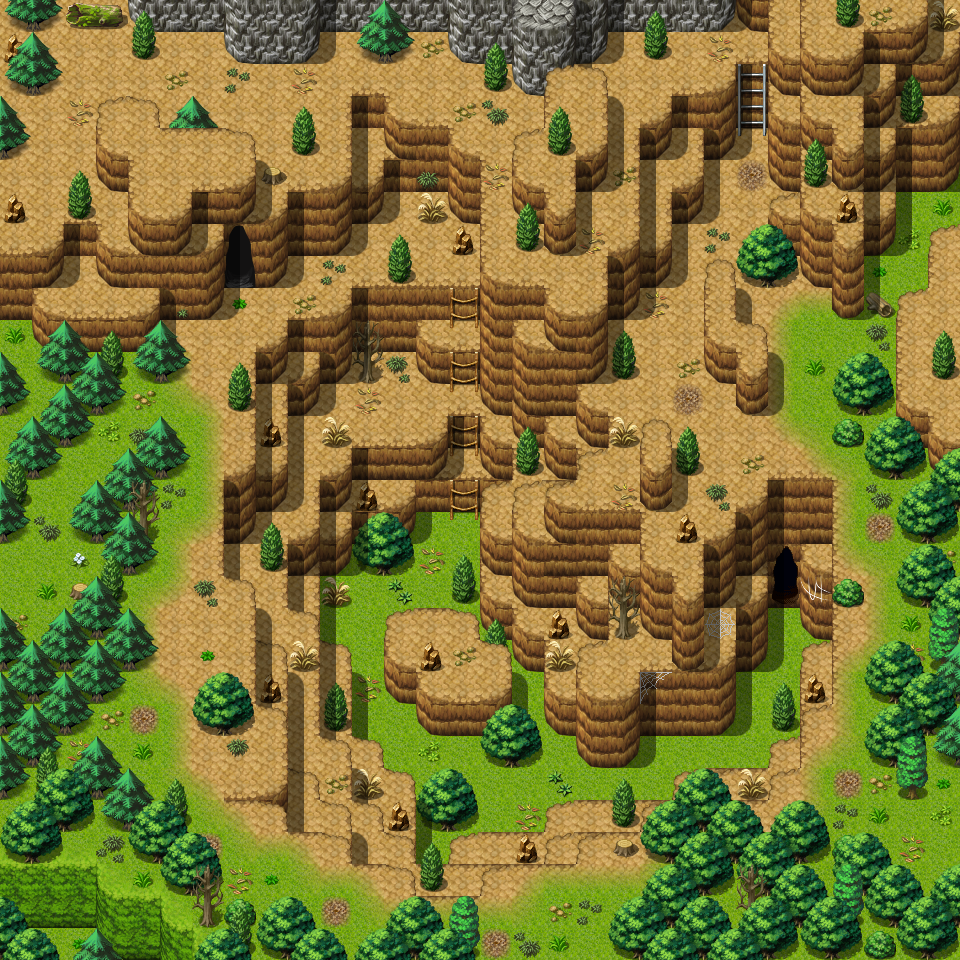

Below is a game level as drawn by its tile map, then a one-line description and the .tmx that defines it (tile-layer data replaced by summaries):
An orthogonal 30x30 tile map with 32x32 px tiles, 3 tile layers (Ground, Objects, Above), 3 hidden layers not drawn, 62 tilesets and 42 objects (22x spawn, 10x mapchange, 6x script, 2x key, 2x replace).

<map version="1.8" tiledversion="1.8.4" orientation="orthogonal" renderorder="right-down" width="30" height="30" tilewidth="32" tileheight="32" infinite="0" nextlayerid="11" nextobjectid="43">
 <properties>
  <property name="outdoors" value="1" />
 </properties>
 <tileset firstgid="1" name="map_bed_1" tilewidth="32" tileheight="32" tilecount="128" columns="16">
  <image source="../drawable/map_bed_1.png" width="512" height="256" />
 </tileset>
 <tileset firstgid="129" name="map_border_1" tilewidth="32" tileheight="32" tilecount="128" columns="16">
  <image source="../drawable/map_border_1.png" width="512" height="256" />
 </tileset>
 <tileset firstgid="257" name="map_bridge_1" tilewidth="32" tileheight="32" tilecount="128" columns="16">
  <image source="../drawable/map_bridge_1.png" width="512" height="256" />
 </tileset>
 <tileset firstgid="385" name="map_bridge_2" tilewidth="32" tileheight="32" tilecount="128" columns="16">
  <image source="../drawable/map_bridge_2.png" width="512" height="256" />
 </tileset>
 <tileset firstgid="513" name="map_broken_1" tilewidth="32" tileheight="32" tilecount="128" columns="16">
  <image source="../drawable/map_broken_1.png" width="512" height="256" />
 </tileset>
 <tileset firstgid="641" name="map_cavewall_1" tilewidth="32" tileheight="32" tilecount="108" columns="18">
  <image source="../drawable/map_cavewall_1.png" width="576" height="192" />
 </tileset>
 <tileset firstgid="749" name="map_cavewall_2" tilewidth="32" tileheight="32" tilecount="108" columns="18">
  <image source="../drawable/map_cavewall_2.png" width="576" height="192" />
 </tileset>
 <tileset firstgid="857" name="map_cavewall_3" tilewidth="32" tileheight="32" tilecount="108" columns="18">
  <image source="../drawable/map_cavewall_3.png" width="576" height="192" />
 </tileset>
 <tileset firstgid="965" name="map_cavewall_4" tilewidth="32" tileheight="32" tilecount="108" columns="18">
  <image source="../drawable/map_cavewall_4.png" width="576" height="192" />
 </tileset>
 <tileset firstgid="1073" name="map_cavewall_5" tilewidth="32" tileheight="32" tilecount="72" columns="12">
  <image source="../drawable/map_cavewall_5.png" width="384" height="192" />
 </tileset>
 <tileset firstgid="1145" name="map_cavewall_6" tilewidth="32" tileheight="32" tilecount="108" columns="18">
  <image source="../drawable/map_cavewall_6.png" width="576" height="192" />
 </tileset>
 <tileset firstgid="1253" name="map_chair_table_1" tilewidth="32" tileheight="32" tilecount="128" columns="16">
  <image source="../drawable/map_chair_table_1.png" width="512" height="256" />
 </tileset>
 <tileset firstgid="1381" name="map_chair_table_2" tilewidth="32" tileheight="32" tilecount="128" columns="16">
  <image source="../drawable/map_chair_table_2.png" width="512" height="256" />
 </tileset>
 <tileset firstgid="1509" name="map_crate_1" tilewidth="32" tileheight="32" tilecount="128" columns="16">
  <image source="../drawable/map_crate_1.png" width="512" height="256" />
 </tileset>
 <tileset firstgid="1637" name="map_cupboard_1" tilewidth="32" tileheight="32" tilecount="128" columns="16">
  <image source="../drawable/map_cupboard_1.png" width="512" height="256" />
 </tileset>
 <tileset firstgid="1765" name="map_curtain_1" tilewidth="32" tileheight="32" tilecount="128" columns="16">
  <image source="../drawable/map_curtain_1.png" width="512" height="256" />
 </tileset>
 <tileset firstgid="1893" name="map_entrance_1" tilewidth="32" tileheight="32" tilecount="128" columns="16">
  <image source="../drawable/map_entrance_1.png" width="512" height="256" />
 </tileset>
 <tileset firstgid="2021" name="map_entrance_2" tilewidth="32" tileheight="32" tilecount="128" columns="16">
  <image source="../drawable/map_entrance_2.png" width="512" height="256" />
 </tileset>
 <tileset firstgid="2149" name="map_fence_1" tilewidth="32" tileheight="32" tilecount="128" columns="16">
  <image source="../drawable/map_fence_1.png" width="512" height="256" />
 </tileset>
 <tileset firstgid="2277" name="map_fence_2" tilewidth="32" tileheight="32" tilecount="128" columns="16">
  <image source="../drawable/map_fence_2.png" width="512" height="256" />
 </tileset>
 <tileset firstgid="2405" name="map_fence_3" tilewidth="32" tileheight="32" tilecount="128" columns="16">
  <image source="../drawable/map_fence_3.png" width="512" height="256" />
 </tileset>
 <tileset firstgid="2533" name="map_fence_4" tilewidth="32" tileheight="32" tilecount="128" columns="16">
  <image source="../drawable/map_fence_4.png" width="512" height="256" />
 </tileset>
 <tileset firstgid="2661" name="map_ground_1" tilewidth="32" tileheight="32" tilecount="128" columns="16">
  <image source="../drawable/map_ground_1.png" width="512" height="256" />
 </tileset>
 <tileset firstgid="2789" name="map_ground_2" tilewidth="32" tileheight="32" tilecount="128" columns="16">
  <image source="../drawable/map_ground_2.png" width="512" height="256" />
 </tileset>
 <tileset firstgid="2917" name="map_ground_3" tilewidth="32" tileheight="32" tilecount="128" columns="16">
  <image source="../drawable/map_ground_3.png" width="512" height="256" />
 </tileset>
 <tileset firstgid="3045" name="map_ground_4" tilewidth="32" tileheight="32" tilecount="128" columns="16">
  <image source="../drawable/map_ground_4.png" width="512" height="256" />
 </tileset>
 <tileset firstgid="3173" name="map_ground_5" tilewidth="32" tileheight="32" tilecount="128" columns="16">
  <image source="../drawable/map_ground_5.png" width="512" height="256" />
 </tileset>
 <tileset firstgid="3301" name="map_ground_6" tilewidth="32" tileheight="32" tilecount="128" columns="16">
  <image source="../drawable/map_ground_6.png" width="512" height="256" />
 </tileset>
 <tileset firstgid="3429" name="map_ground_7" tilewidth="32" tileheight="32" tilecount="128" columns="16">
  <image source="../drawable/map_ground_7.png" width="512" height="256" />
 </tileset>
 <tileset firstgid="3557" name="map_ground_8" tilewidth="32" tileheight="32" tilecount="128" columns="16">
  <image source="../drawable/map_ground_8.png" width="512" height="256" />
 </tileset>
 <tileset firstgid="3685" name="map_house_1" tilewidth="32" tileheight="32" tilecount="128" columns="16">
  <image source="../drawable/map_house_1.png" width="512" height="256" />
 </tileset>
 <tileset firstgid="3813" name="map_house_2" tilewidth="32" tileheight="32" tilecount="128" columns="16">
  <image source="../drawable/map_house_2.png" width="512" height="256" />
 </tileset>
 <tileset firstgid="3941" name="map_indoor_1" tilewidth="32" tileheight="32" tilecount="128" columns="16">
  <image source="../drawable/map_indoor_1.png" width="512" height="256" />
 </tileset>
 <tileset firstgid="4069" name="map_indoor_2" tilewidth="32" tileheight="32" tilecount="128" columns="16">
  <image source="../drawable/map_indoor_2.png" width="512" height="256" />
 </tileset>
 <tileset firstgid="4197" name="map_kitchen_1" tilewidth="32" tileheight="32" tilecount="128" columns="16">
  <image source="../drawable/map_kitchen_1.png" width="512" height="256" />
 </tileset>
 <tileset firstgid="4325" name="map_outdoor_1" tilewidth="32" tileheight="32" tilecount="128" columns="16">
  <image source="../drawable/map_outdoor_1.png" width="512" height="256" />
 </tileset>
 <tileset firstgid="4453" name="map_pillar_1" tilewidth="32" tileheight="32" tilecount="128" columns="16">
  <image source="../drawable/map_pillar_1.png" width="512" height="256" />
 </tileset>
 <tileset firstgid="4581" name="map_pillar_2" tilewidth="32" tileheight="32" tilecount="128" columns="16">
  <image source="../drawable/map_pillar_2.png" width="512" height="256" />
 </tileset>
 <tileset firstgid="4709" name="map_plant_1" tilewidth="32" tileheight="32" tilecount="128" columns="16">
  <image source="../drawable/map_plant_1.png" width="512" height="256" />
 </tileset>
 <tileset firstgid="4837" name="map_plant_2" tilewidth="32" tileheight="32" tilecount="128" columns="16">
  <image source="../drawable/map_plant_2.png" width="512" height="256" />
 </tileset>
 <tileset firstgid="4965" name="map_rock_1" tilewidth="32" tileheight="32" tilecount="128" columns="16">
  <image source="../drawable/map_rock_1.png" width="512" height="256" />
 </tileset>
 <tileset firstgid="5093" name="map_rock_2" tilewidth="32" tileheight="32" tilecount="128" columns="16">
  <image source="../drawable/map_rock_2.png" width="512" height="256" />
 </tileset>
 <tileset firstgid="5221" name="map_roof_1" tilewidth="32" tileheight="32" tilecount="128" columns="16">
  <image source="../drawable/map_roof_1.png" width="512" height="256" />
 </tileset>
 <tileset firstgid="5349" name="map_roof_2" tilewidth="32" tileheight="32" tilecount="128" columns="16">
  <image source="../drawable/map_roof_2.png" width="512" height="256" />
 </tileset>
 <tileset firstgid="5477" name="map_roof_3" tilewidth="32" tileheight="32" tilecount="128" columns="16">
  <image source="../drawable/map_roof_3.png" width="512" height="256" />
 </tileset>
 <tileset firstgid="5605" name="map_shop_1" tilewidth="32" tileheight="32" tilecount="128" columns="16">
  <image source="../drawable/map_shop_1.png" width="512" height="256" />
 </tileset>
 <tileset firstgid="5733" name="map_sign_ladder_1" tilewidth="32" tileheight="32" tilecount="128" columns="16">
  <image source="../drawable/map_sign_ladder_1.png" width="512" height="256" />
 </tileset>
 <tileset firstgid="5861" name="map_table_1" tilewidth="32" tileheight="32" tilecount="128" columns="16">
  <image source="../drawable/map_table_1.png" width="512" height="256" />
 </tileset>
 <tileset firstgid="5989" name="map_trail_1" tilewidth="32" tileheight="32" tilecount="128" columns="16">
  <image source="../drawable/map_trail_1.png" width="512" height="256" />
 </tileset>
 <tileset firstgid="6117" name="map_transition_1" tilewidth="32" tileheight="32" tilecount="128" columns="16">
  <image source="../drawable/map_transition_1.png" width="512" height="256" />
 </tileset>
 <tileset firstgid="6245" name="map_transition_2" tilewidth="32" tileheight="32" tilecount="128" columns="16">
  <image source="../drawable/map_transition_2.png" width="512" height="256" />
 </tileset>
 <tileset firstgid="6373" name="map_transition_3" tilewidth="32" tileheight="32" tilecount="128" columns="16">
  <image source="../drawable/map_transition_3.png" width="512" height="256" />
 </tileset>
 <tileset firstgid="6501" name="map_transition_4" tilewidth="32" tileheight="32" tilecount="128" columns="16">
  <image source="../drawable/map_transition_4.png" width="512" height="256" />
 </tileset>
 <tileset firstgid="6629" name="map_transition_5" tilewidth="32" tileheight="32" tilecount="128" columns="16">
  <image source="../drawable/map_transition_5.png" width="512" height="256" />
 </tileset>
 <tileset firstgid="6757" name="map_tree_1" tilewidth="32" tileheight="32" tilecount="128" columns="16">
  <image source="../drawable/map_tree_1.png" width="512" height="256" />
 </tileset>
 <tileset firstgid="6885" name="map_tree_2" tilewidth="32" tileheight="32" tilecount="128" columns="16">
  <image source="../drawable/map_tree_2.png" width="512" height="256" />
 </tileset>
 <tileset firstgid="7013" name="map_wall_1" tilewidth="32" tileheight="32" tilecount="128" columns="16">
  <image source="../drawable/map_wall_1.png" width="512" height="256" />
 </tileset>
 <tileset firstgid="7141" name="map_wall_2" tilewidth="32" tileheight="32" tilecount="120" columns="15">
  <image source="../drawable/map_wall_2.png" width="480" height="256" />
 </tileset>
 <tileset firstgid="7261" name="map_wall_3" tilewidth="32" tileheight="32" tilecount="120" columns="15">
  <image source="../drawable/map_wall_3.png" width="480" height="256" />
 </tileset>
 <tileset firstgid="7381" name="map_wall_4" tilewidth="32" tileheight="32" tilecount="120" columns="15">
  <image source="../drawable/map_wall_4.png" width="480" height="256" />
 </tileset>
 <tileset firstgid="7501" name="map_window_1" tilewidth="32" tileheight="32" tilecount="128" columns="16">
  <image source="../drawable/map_window_1.png" width="512" height="256" />
 </tileset>
 <tileset firstgid="7629" name="map_window_2" tilewidth="32" tileheight="32" tilecount="128" columns="16">
  <image source="../drawable/map_window_2.png" width="512" height="256" />
 </tileset>
 <layer id="1" name="Ground" width="30" height="30">
  <data>[900 cells, 900 non-empty, 28 distinct tile ids]</data>
 </layer>
 <layer id="2" name="Objects" width="30" height="30">
  <data>[900 cells, 459 non-empty, 68 distinct tile ids]</data>
 </layer>
 <layer id="3" name="Above" width="30" height="30">
  <data>[900 cells, 316 non-empty, 20 distinct tile ids]</data>
 </layer>
 <layer id="4" name="Walkable" width="30" height="30" visible="0">
  <data>[900 cells, 592 non-empty, 1 distinct tile ids]</data>
 </layer>
 <layer id="5" name="Walkable0" width="30" height="30" visible="0">
  <data>[900 cells, 590 non-empty, 1 distinct tile ids]</data>
 </layer>
 <layer id="6" name="Walkable1" width="30" height="30" visible="0">
  <data>[900 cells, 590 non-empty, 1 distinct tile ids]</data>
 </layer>
 <objectgroup id="7" name="Mapevents">
  <object id="1" name="west1" type="mapchange" x="0" y="96" width="32" height="32">
   <properties>
    <property name="map" value="moesforest_11" />
    <property name="place" value="east1" />
   </properties>
  </object>
  <object id="2" name="west2" type="mapchange" x="0" y="160" width="32" height="32">
   <properties>
    <property name="map" value="moesforest_11" />
    <property name="place" value="east2" />
   </properties>
  </object>
  <object id="3" name="south" type="mapchange" x="480" y="928" width="128" height="32">
   <properties>
    <property name="map" value="moesforest_16" />
    <property name="place" value="north" />
   </properties>
  </object>
  <object id="4" name="east" type="mapchange" x="928" y="768" width="32" height="128">
   <properties>
    <property name="map" value="moesforest_18" />
    <property name="place" value="west1" />
   </properties>
  </object>
  <object id="5" name="cave" type="mapchange" x="768" y="576" width="32" height="32">
   <properties>
    <property name="map" value="moesforest_17_cave_1" />
    <property name="place" value="exit" />
   </properties>
  </object>
  <object id="6" name="west3" type="mapchange" x="0" y="224" width="32" height="32">
   <properties>
    <property name="map" value="moesforest_11" />
    <property name="place" value="east3" />
   </properties>
  </object>
  <object id="7" name="west4" type="mapchange" x="0" y="544" width="32" height="96">
   <properties>
    <property name="map" value="moesforest_11" />
    <property name="place" value="east4" />
   </properties>
  </object>
  <object id="8" name="fumes" type="mapchange" x="576" y="768" width="32" height="32" />
  <object id="9" name="stukka_fumes_died" type="script" x="416" y="736" width="32" height="64">
   <properties>
    <property name="when" value="enter" />
   </properties>
  </object>
  <object id="10" name="stukka_fumes_died_3" type="script" x="480" y="736" width="32" height="96">
   <properties>
    <property name="when" value="enter" />
   </properties>
  </object>
  <object id="11" name="dbg1" type="mapchange" x="160" y="320" width="32" height="32">
   <properties>
    <property name="map" value="moesforest_17" />
    <property name="place" value="dbg2" />
   </properties>
  </object>
  <object id="12" name="dbg2" type="mapchange" x="96" y="192" width="32" height="32">
   <properties>
    <property name="map" value="moesforest_17" />
    <property name="place" value="dbg1" />
   </properties>
  </object>
 </objectgroup>
 <objectgroup id="8" name="Spawn">
  <object id="13" name="yellow_forest_buzzer_a_1" type="spawn" x="64" y="384" width="160" height="416">
   <properties>
    <property name="quantity" value="5" />
    <property name="spawngroup" value="yellow_forest_buzzer_a" />
   </properties>
  </object>
  <object id="14" name="yellow_forest_buzzer_a_2" type="spawn" x="128" y="768" width="288" height="160">
   <properties>
    <property name="quantity" value="3" />
    <property name="spawngroup" value="yellow_forest_buzzer_a" />
   </properties>
  </object>
  <object id="15" name="yellow_forest_buzzer_b_1" type="spawn" x="416" y="896" width="32" height="32">
   <properties>
    <property name="spawngroup" value="yellow_forest_buzzer_b" />
   </properties>
  </object>
  <object id="16" name="yellow_forest_buzzer_b_2" type="spawn" x="128" y="576" width="160" height="256">
   <properties>
    <property name="spawngroup" value="yellow_forest_buzzer_b" />
   </properties>
  </object>
  <object id="17" name="moeston_wasp_1" type="spawn" x="64" y="0" width="160" height="192">
   <properties>
    <property name="spawngroup" value="moeston_wasp" />
   </properties>
  </object>
  <object id="18" name="mwolf_3_1" type="spawn" x="352" y="64" width="64" height="32">
   <properties>
    <property name="spawngroup" value="mwolf_3" />
   </properties>
  </object>
  <object id="19" name="mwolf_2_1" type="spawn" x="192" y="64" width="160" height="128">
   <properties>
    <property name="quantity" value="2" />
    <property name="spawngroup" value="mwolf_2" />
   </properties>
  </object>
  <object id="20" name="mwolf_7_1" type="spawn" x="608" y="64" width="32" height="160">
   <properties>
    <property name="spawngroup" value="mwolf_7" />
   </properties>
  </object>
  <object id="21" name="mwolf_3_2" type="spawn" x="416" y="32" width="192" height="192">
   <properties>
    <property name="quantity" value="3" />
    <property name="spawngroup" value="mwolf_3" />
   </properties>
  </object>
  <object id="22" name="platonic_snake_b_1" type="spawn" x="864" y="192" width="96" height="96">
   <properties>
    <property name="spawngroup" value="platonic_snake_b" />
   </properties>
  </object>
  <object id="23" name="platonic_snake_a_1" type="spawn" x="736" y="288" width="128" height="192">
   <properties>
    <property name="quantity" value="2" />
    <property name="spawngroup" value="platonic_snake_a" />
   </properties>
  </object>
  <object id="24" name="mwolf_5_1" type="spawn" x="672" y="160" width="96" height="96">
   <properties>
    <property name="spawngroup" value="mwolf_5" />
   </properties>
  </object>
  <object id="25" name="mwolf_4_1" type="spawn" x="672" y="224" width="32" height="64">
   <properties>
    <property name="spawngroup" value="mwolf_4" />
   </properties>
  </object>
  <object id="26" name="mwolf_6_1" type="spawn" x="608" y="320" width="128" height="128">
   <properties>
    <property name="quantity" value="2" />
    <property name="spawngroup" value="mwolf_6" />
   </properties>
  </object>
  <object id="27" name="stukka" type="spawn" x="480" y="736" width="96" height="96">
   <properties>
    <property name="spawngroup" value="stukka" />
   </properties>
  </object>
  <object id="28" name="casual_cave_cross_spider_1" type="spawn" x="320" y="544" width="160" height="96">
   <properties>
    <property name="quantity" value="2" />
    <property name="spawngroup" value="casual_cave_cross_spider" />
   </properties>
  </object>
  <object id="29" name="casual_cave_cross_spider_2" type="spawn" x="352" y="672" width="96" height="128">
   <properties>
    <property name="spawngroup" value="casual_cave_cross_spider" />
   </properties>
  </object>
  <object id="30" name="casual_cave_cross_spider_3" type="spawn" x="640" y="640" width="160" height="160">
   <properties>
    <property name="quantity" value="4" />
    <property name="spawngroup" value="casual_cave_cross_spider" />
   </properties>
  </object>
  </objectgroup>
 <objectgroup id="9" name="Keys">
  <!-- 2 objects omitted --></objectgroup>
 <objectgroup id="10" name="Replace">
  <!-- 2 objects omitted --></objectgroup>
</map>
<!-- 12 of 42 objects omitted -->
